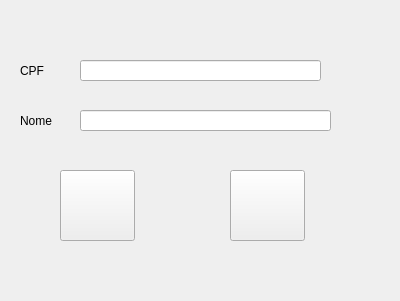
<?xml version="1.0" encoding="UTF-8"?>
<ui version="4.0">
 <class>Form</class>
 <widget class="QWidget" name="Form">
  <property name="geometry">
   <rect>
    <x>0</x>
    <y>0</y>
    <width>400</width>
    <height>301</height>
   </rect>
  </property>
  <property name="windowTitle">
   <string>Form</string>
  </property>
  <widget class="QLabel" name="label">
   <property name="geometry">
    <rect>
     <x>20</x>
     <y>110</y>
     <width>61</width>
     <height>21</height>
    </rect>
   </property>
   <property name="styleSheet">
    <string notr="true">font: 15pt &quot;MS Shell Dlg 2&quot;;</string>
   </property>
   <property name="text">
    <string>Nome</string>
   </property>
  </widget>
  <widget class="QLineEdit" name="form_nome">
   <property name="geometry">
    <rect>
     <x>80</x>
     <y>110</y>
     <width>251</width>
     <height>21</height>
    </rect>
   </property>
  </widget>
  <widget class="QPushButton" name="botao_cancelar">
   <property name="geometry">
    <rect>
     <x>60</x>
     <y>170</y>
     <width>75</width>
     <height>71</height>
    </rect>
   </property>
   <property name="styleSheet">
    <string notr="true">image: url(:/botao_cancelar/cancelar.png)</string>
   </property>
   <property name="text">
    <string/>
   </property>
  </widget>
  <widget class="QPushButton" name="botao_cadastrar">
   <property name="geometry">
    <rect>
     <x>230</x>
     <y>170</y>
     <width>75</width>
     <height>71</height>
    </rect>
   </property>
   <property name="styleSheet">
    <string notr="true">image: url(:/botao_cadastrar/cadastrar.png)</string>
   </property>
   <property name="text">
    <string/>
   </property>
  </widget>
  <widget class="QLabel" name="cod">
   <property name="geometry">
    <rect>
     <x>20</x>
     <y>60</y>
     <width>61</width>
     <height>21</height>
    </rect>
   </property>
   <property name="styleSheet">
    <string notr="true">font: 15pt &quot;MS Shell Dlg 2&quot;;</string>
   </property>
   <property name="text">
    <string>CPF</string>
   </property>
  </widget>
  <widget class="QLineEdit" name="form_cpf">
   <property name="geometry">
    <rect>
     <x>80</x>
     <y>60</y>
     <width>241</width>
     <height>21</height>
    </rect>
   </property>
  </widget>
 </widget>
 <resources>
  <include location="botao_cadastrar.qrc"/>
  <include location="botao_cancelar.qrc"/>
 </resources>
 <connections/>
</ui>
